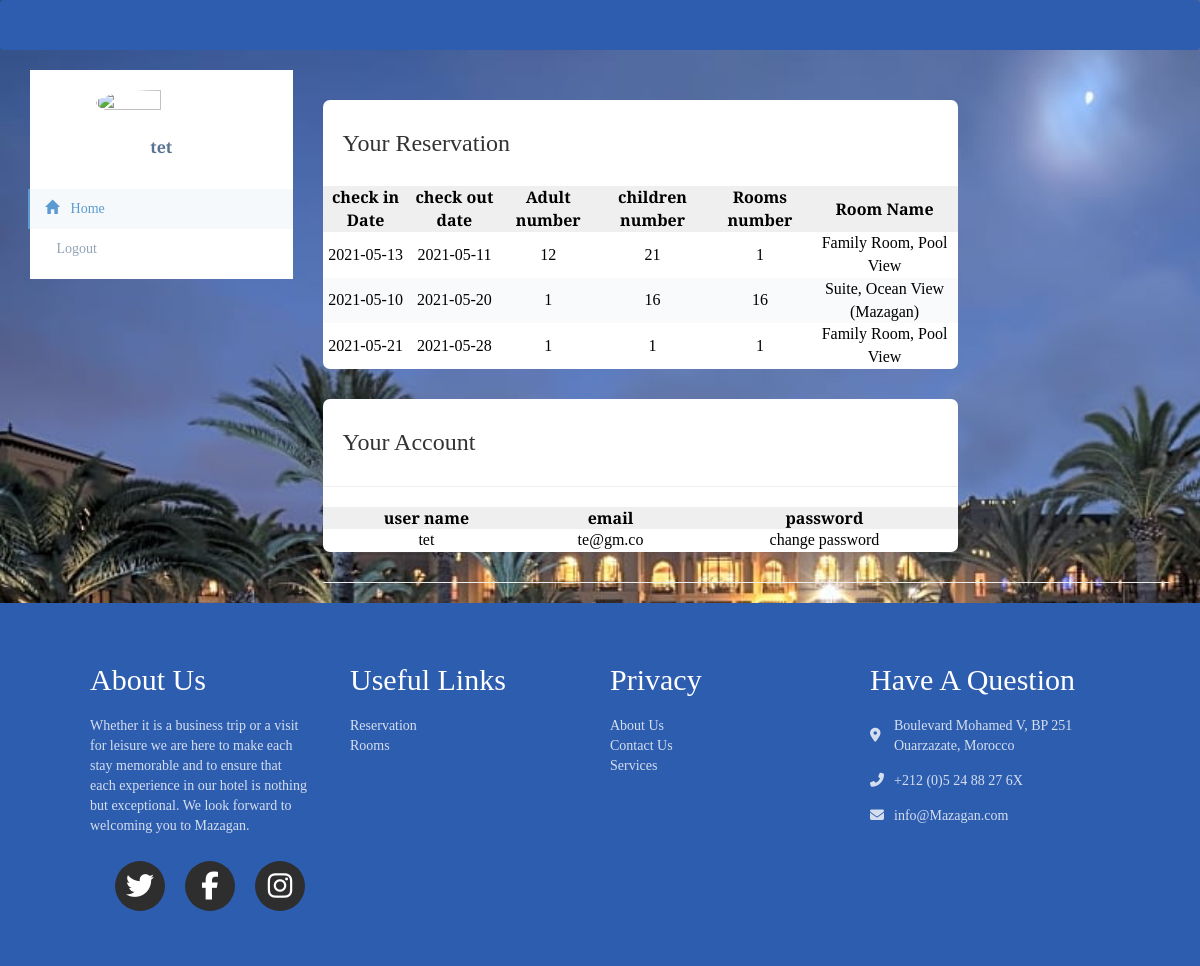
The page /templates/profiel.php (signed in) on the database its author committed.
### tables this page shows
CREATE TABLE `bok` (
  `i` int(11) NOT NULL,
  `user` varchar(255) NOT NULL,
  `ch_in` date NOT NULL,
  `ch_out` date NOT NULL,
  `adult` decimal(65,0) NOT NULL,
  `child` decimal(65,0) NOT NULL,
  `nu_room` decimal(65,0) NOT NULL,
  `room` varchar(255) NOT NULL,
  `rom_pr` decimal(65,0) NOT NULL
);

CREATE TABLE `users` (
  `i` int(11) NOT NULL,
  `user_name` varchar(255) NOT NULL,
  `user_email` varchar(255) NOT NULL,
  `password` varchar(255) NOT NULL
);

### templates/profiel.php (the view, shortened to what this page needs)
<?php
	include("connection.php");
   $sql = "SELECT * FROM bok";
   $result = mysqli_query($con, $sql);
   $order = mysqli_query($con,"select user_email from users WHERE user_name='".$_SESSION['user_name']."'");
   $res= mysqli_fetch_array($order);
   $email = $res['user_email'];
?>
<!DOCTYPE html>
<html>
    <head>
        <link rel="stylesheet" href="../css/main.css">
    </head>
    <body>
	<div class="wrapper">
	<div class="navbar">
	</div>
</div>
<link href="http://maxcdn.bootstrapcdn.com/bootstrap/3.3.0/css/bootstrap.min.css" rel="stylesheet" id="bootstrap-css">
<link rel="stylesheet" href="style.css" >
<div class="container">
    <div class="row profile">
		<div class="col-md-3">
			<div class="profile-sidebar">
				<div class="profile-userpic">
					<img src="https://static.change.org/profile-img/default-user-profile.svg" class="img-responsive" alt="">
				</div>
				<div class="profile-usertitle">
					<div class="profile-usertitle-name">
						<?php echo $_SESSION['user_name']; ?>
					</div>
				</div>
				<div class="profile-usermenu">
					<ul class="nav">
						<li class="active">
							<a href="home.php">
							<i class="glyphicon glyphicon-home"></i>
							Home </a>
						</li>
						<li>
							<a href = "logout.php">
							Logout </a>
						</li>
					</ul>
				</div>
			</div>
		</div>
		<div class="col-md-9">
            <div >
            <section class="recent" id="users">
                <div class="activity-grid">
                    <div class="activity-card">
                        <h3 > Your Reservation</h3>
                        <div class="table-responsive">
                            <table>
                                <thead>
                                    <tr>
                                        <th>check in Date</th>
                                        <th>check out date</th>
                                        <th>Adult number</th>
                                        <th>children number</th>
                                        <th>Rooms number</th>
                                        <th>Room Name</th>
                                    </tr>
                                </thead>
                                <tbody>
           <?php
                 while($row = mysqli_fetch_array($result)){
                    echo "<tr class='test'>";
                    echo "<td>".$row['ch_in']."</td>";
                    echo "<td>".$row['ch_out']."</td>";
                    echo "<td>". $row['adult']."</td>";
                    echo "<td>".$row['child']."</td>";
                    echo "<td>".$row['nu_room']."</td>";
                    echo "<td>". $row['room']."</td>";
             }
           ?>
                                </tbody>
                            </table>
                        </div>
                    </div>
                </div>
            </section>
            <section class="recent" id="users">
                <div class="activity-grid">
                    <div class="activity-card">
                        <h3> Your Account</h3><hr>
                        <div class="table-responsive">
                            <table>
                                <thead>
                                    <tr>
                                        <th>user name</th>
                                        <th>email</th>
                                        <th>password</th>
                                    </tr>
                                </thead>
                                <tbody>
                                    <tr class="test">
                                        <td><?php echo $_SESSION['user_name']; ?></td>
                                        <td><?php echo $email; ?></td>
                                        <td> change password</td>
                                    </tr>
                                </tbody>
                            </table>
                        </div>
                    </div>
                </div>
            </section>
            </div><hr>
		</div>
	</div>
</div>
 <footer class = "footer">
            <div class = "footer-container">
                <div>
                    <h2>About Us </h2>
                    <p>Whether it is a business trip or a visit for leisure we are here to make each stay memorable and to ensure that each experience in our hotel is nothing but exceptional.   We look forward to welcoming you to Mazagan.</p>
                    <ul class = "social-icons">
                        <li class = "flex">
                            <i class = "fa fa-twitter fa-2x"></i>
                        </li>
                        <li class = "flex">
                            <i class = "fa fa-facebook fa-2x"></i>
                        </li>
                        <li class = "flex">
                            <i class = "fa fa-instagram fa-2x"></i>
                        </li>
                    </ul>
                </div>
                <div>
                    <h2>Useful Links</h2>
                    <a href = "#reservation">Reservation</a>
                    <a href = "#roomO">Rooms</a>
                </div>
                <div>
                    <h2>Privacy</h2>
                    <a href = "#">About Us</a>
                    <a href = "#contact">Contact Us</a>
                    <a href = "#services">Services</a>
                </div>
                <div>
                    <h2>Have A Question</h2>
                    <div class = "contact-item">
                        <span>
                            <i class = "fas fa-map-marker-alt"></i>
                        </span>
                        <span>
                            Boulevard Mohamed V, BP 251 Ouarzazate, Morocco
                        </span>
                    </div>
                    <div class = "contact-item">
                        <span>
                            <i class = "fas fa-phone-alt"></i>
                        </span>
                        <span>
                            +212 (0)5 24 88 27 6X
                        </span>
                    </div>
                    <div class = "contact-item">
                        <span>
                            <i class = "fas fa-envelope"></i>
                        </span>
                        <span>
                            info@Mazagan.com
                        </span>
                    </div>
                </div>
            </div>
        </footer>
    </body>
</html>

### css/main.css (style rules this page uses)
:root { --transition: all 0.7s ease; --yellow: #f9d342; --dark: #2D5DAF; }
* { margin: 0; padding: 0; box-sizing: border-box; list-style: none; font-family: 'Jost', sans-serif; font-family: 'Playfair Display', serif; }
html { scroll-behavior: smooth; }
body { line-height: 1.6; }
.flex { display: flex; flex-direction: column; justify-content: center; align-items: center; }
h1, h2, h3, h4, h5, h6 { padding: 10px 0; }
img { width: 100%; display: block; }
.footer { background: #2D5DAF; color: #fff; text-align: center; }
.footer-container { width: 85vw; margin: 0 auto; padding: 30px 0; }
.footer-container p, .footer-container a, .footer-container span { opacity: 0.8; }
.footer a { display: block; color: #fff; text-decoration: none; }
.social-icons { list-style: none; display: flex; justify-content: center; padding: 15px 0; }
.social-icons li { margin: 0 10px; width: 50px; height: 50px; background: #2e2e2e; border-radius: 50%; transition: var(--transition); cursor: pointer; }
.contact-item span { display: block; }
@media (min-width: 900px) { .footer-container { display: grid; grid-template-columns: repeat(2, 1fr); grid-gap: 20px; } }
@media (min-width: 1170px) { .footer { text-align: left; } }
@media (min-width: 1170px) { .footer-container { grid-template-columns: repeat(4, 1fr); } }
@media (min-width: 1170px) { .footer-container div:nth-child(1) p { padding-right: 20px; } }
@media (min-width: 1170px) { .contact-item { display: grid; grid-template-columns: 10% 90%; margin-bottom: 15px; align-items: center; } }
.navbar { background: #2E5CAF; width: 100%; height: 30px; display: flex; justify-content: space-between; align-items: center; padding: 0 50px; }
.profile-sidebar { padding: 20px 0 10px 0; background: #fff; }
.profile-userpic img { float: none; margin: 0 auto; width: 50%; height: 50%; -webkit-border-radius: 50% !important; -moz-border-radius: 50% !important; border-radius: 50% !important; }
.profile-usertitle { text-align: center; margin-top: 20px; }
.profile-usertitle-name { color: #5a7391; font-size: 16px; font-weight: 600; margin-bottom: 7px; }
.profile-usermenu { margin-top: 30px; }
.profile-usermenu ul li { border-bottom: 1px solid #f0f4f7; }
.profile-usermenu ul li:last-child { border-bottom: none; }
.profile-usermenu ul li a { color: #93a3b5; font-size: 14px; font-weight: 400; }
.profile-usermenu ul li a i { margin-right: 8px; font-size: 14px; }
.profile-usermenu ul li.active { border-bottom: none; }
.profile-usermenu ul li.active a { color: #5b9bd1; background-color: #f6f9fb; border-left: 2px solid #5b9bd1; margin-left: -2px; }
.recent { margin-top: 3rem; margin-bottom: 3rem; }
.activity-grid { display: grid; grid-template-columns: 75% 25%; grid-column-gap: 2.5rem; }
.activity-card, .summary-card, .bday-card { background: #fff; border-radius: 7px; }
.activity-card h3 { color: var(--text-grey); margin: 2rem; }
.activity-card table { width: 100%; border-collapse: collapse; }
.activity-card thead { background: #efefef; text-align: left; }
th, td { font-size: 1rem; padding: 1rem 1rem; color: black; }
td { font-size: 1rem; }
tbody tr:nth-child(even) { background: #f9fafc; }
.table-responsive { overflow-x: auto; width: 100%; }
tr td { font-size: 16px; text-align: center; }
tr th { font-size: 16px; text-align: center; }
table { border-collapse: collapse; }
table { display: table; border-collapse: separate; box-sizing: border-box; text-indent: initial; border-spacing: 2px; border-color: grey; }

### admin/style.css (style rules this page uses)
body { padding: 0; margin: 0; background: url('../images/mazagan.jpeg') no-repeat; background-size: cover; }

### rows shown on the page
bok: ch_in "2021-05-13", ch_out "2021-05-11", adult "12", child "21", nu_room "1", room "Family Room, Pool View"
bok: ch_in "2021-05-10", ch_out "2021-05-20", adult "1", child "16", nu_room "16", room "Suite, Ocean View (Mazagan)"
bok: ch_in "2021-05-21", ch_out "2021-05-28", adult "1", child "1", nu_room "1", room "Family Room, Pool View"
users: user_email "te@gm.co"

### other values the page prints
$_SESSION['user_name'] "tet"
